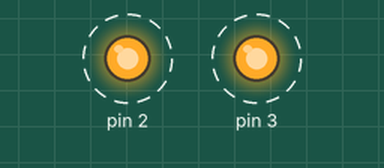
Simulated run of this sketch. Board: Arduino Uno, built with avr-gcc and run on an emulated ATmega328P. Shown: output pins drawn as LEDs (lit = HIGH). Dashed ring = blinking. What the sketch prints to the serial monitor is not drawn.

Above: at 0.2 s.
Timing chart, 0 to 3.5 s (numbered marks = the images above):
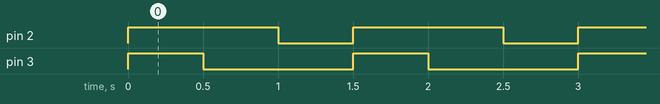

The sketch:

sketch_aug02b.ino
```cpp
int secuencia = 0;

void setup() {
  Serial.begin(9600);

  pinMode(2, OUTPUT);
  pinMode(3, OUTPUT);
}

void loop() {
  digitalWrite(2, HIGH);
  digitalWrite(3, HIGH);
  secuencia++;
  Serial.println(secuencia);

  delay(500);

  digitalWrite(2, HIGH);
  digitalWrite(3, LOW);
  secuencia++;
  Serial.println(secuencia);

  delay(500);

  digitalWrite(2, LOW);
  digitalWrite(3, LOW);
  secuencia++;
  Serial.println(secuencia);

  delay(500);
}
```

Measured:
- by itself, pin 2: alternates HIGH for 1.0 s and LOW for 0.50 s
- by itself, pin 3: alternates HIGH for 0.50 s and LOW for 1.0 s
- by itself, everything shown: repeats every 1.5 s, in 3 steps
